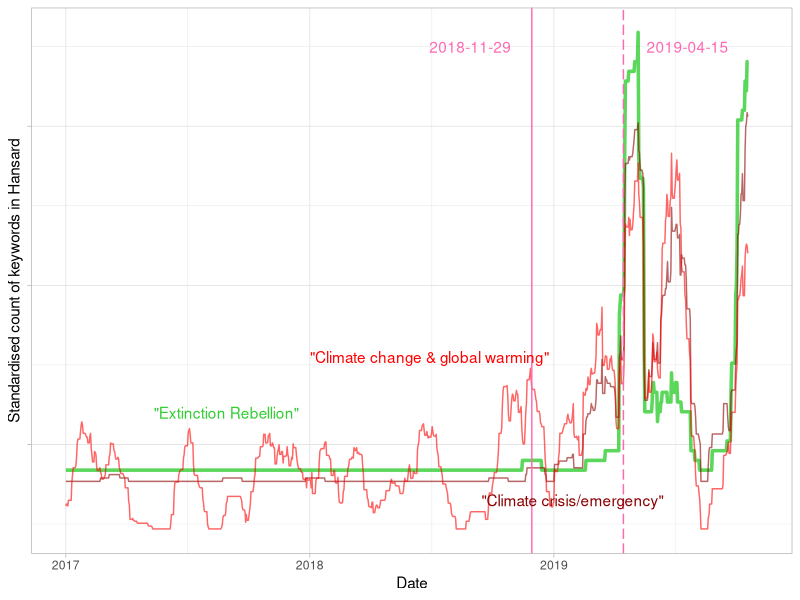
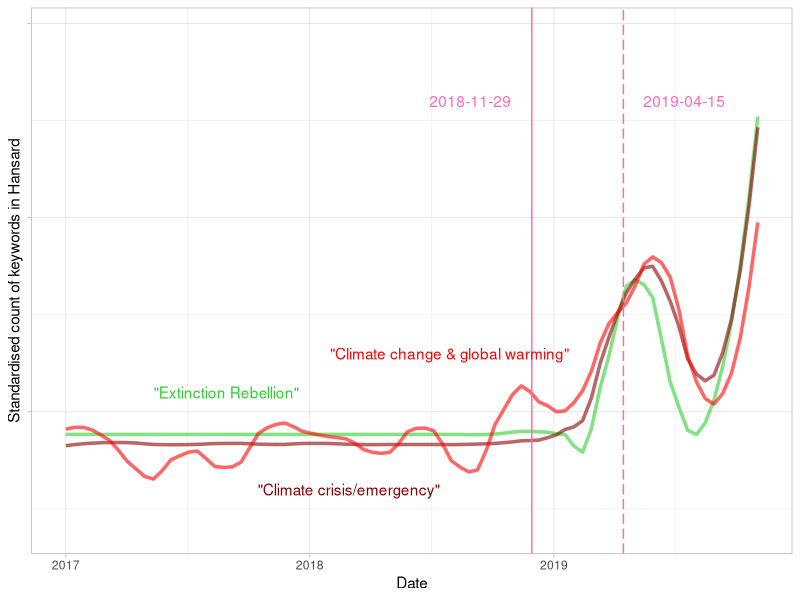
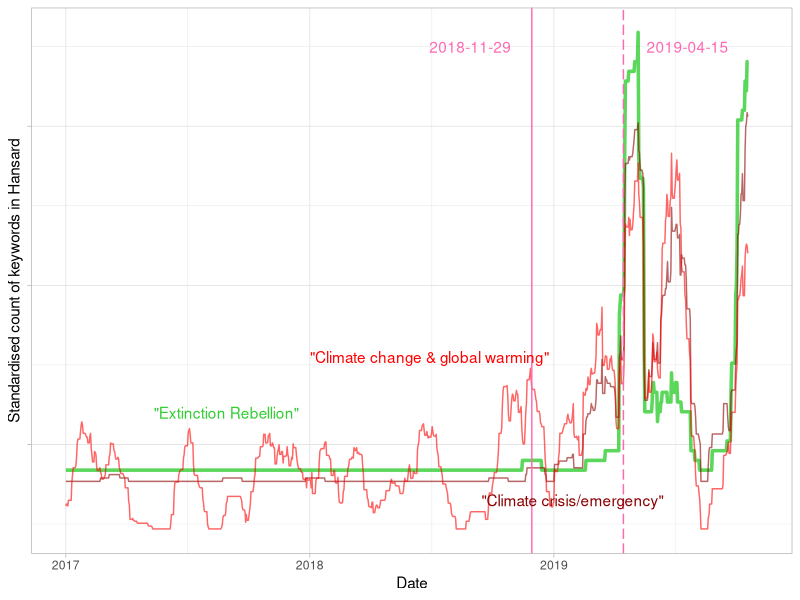
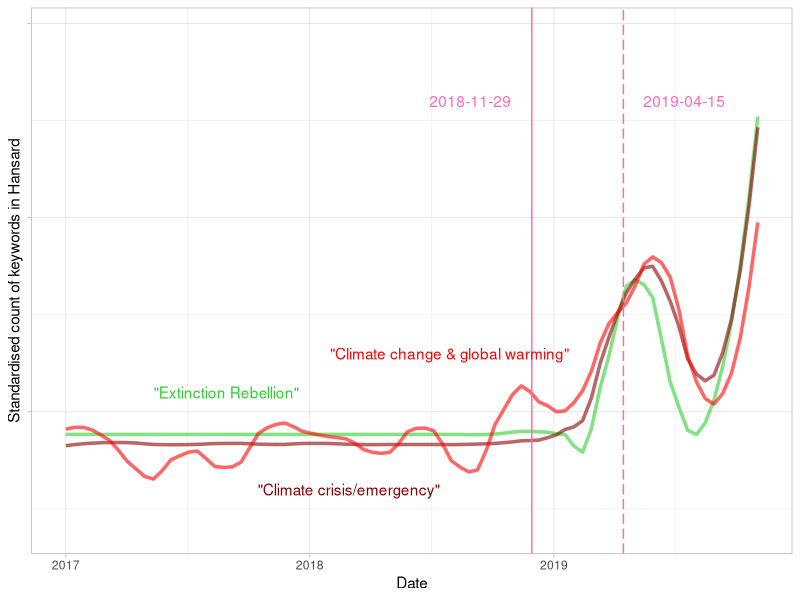

Write R code to recreate these figures, in order. (Note: this script raises an error after producing the figures.)
library(ggplot2)
library(ggthemes)
library(tidyverse)
library(readr)
library(forecast)
library(magrittr)

# Moving average
ma_month <- function(x, n = 29){stats::filter(x, rep(1 / n, n), sides = 2)}
ma_2week <- function(x, n = 13){stats::filter(x, rep(1 / n, n), sides = 2)}

# Import (manual muahaha!)
d1 <- read_csv("extinction_rebellion.js.csv")
d2 <- read_csv("climate_change.js.csv")
d3 <- read_csv("climate_crisis.js.csv")
d4 <- read_csv("citizens_assembly.js.csv")
d5 <- read_csv("global_warming.js.csv")
d6 <- read_csv("climate_emergency.js.csv")

# Full join, could be done much better
hansard <- full_join(d1, d2, by = "Date")
hansard <- full_join(hansard, d3, by = "Date")
hansard <- full_join(hansard, d4, by = "Date")
hansard <- full_join(hansard, d5, by = "Date")
hansard <- full_join(hansard, d6, by = "Date")


# ORDER, ORDER! (Order matters)
colnames(hansard) <- c("Date", 
                       "extinction_rebellion", "climate_change", "climate_crisis", 
                       "citizens_assembly", "global_warming", "climate_emergency")
hansard <- hansard[order(hansard$Date), ] # sort by Date

# Fill in missing days just to be save
hansard <- hansard %>%
  mutate(Date = as.Date(Date)) %>%
  complete(Date = seq.Date(min(Date), max(Date), by="day"))

hansard$Date <- as.POSIXct(hansard$Date)
hansard[is.na(hansard)] <- 0 # replace all NAs with zeros


# Add keywords together
hansard$climate_alarm <- hansard$climate_crisis + hansard$climate_emergency 
hansard$global_heating <- hansard$climate_change + hansard$global_warming

# Smooth the lines
hansard_smooth <- lapply(hansard[,-1], ma_month) %>% as.data.frame()
hansard_smooth$Date <- as.POSIXct(hansard$Date)

# Set start date
hansard_smooth_2017 <- filter(hansard_smooth, Date >= as.POSIXct("2017-01-01"))
hansard_2017 <- filter(hansard, Date >= as.POSIXct("2017-01-01"))


# Simple MA plot
ggplot(data = hansard_smooth_2017) + 
  geom_line(aes(Date, scale(extinction_rebellion)), color = "limegreen", size = 1.2, alpha = 0.8) +
  geom_line(aes(Date, scale(climate_alarm)), color = "red4", alpha = 0.6) +
  geom_line(aes(Date, scale(global_heating)), color = "red", alpha = 0.6) +
  geom_vline(xintercept = as.POSIXct("2018-11-29"), color = "hotpink") +
  geom_vline(xintercept = as.POSIXct("2019-04-15"), color = "hotpink", linetype = "longdash") +
  ylab("Standardised count of keywords in Hansard") +
  theme_light() +  
  theme(axis.text.y = element_blank()) +
  annotate(label = '"Extinction Rebellion"', "text", x = as.POSIXct("2017-08-29"), y = 0.4, color = "limegreen") +
  annotate(label = '"Climate crisis/emergency"', "text", x = as.POSIXct("2019-01-29"), y = -0.7, color = "red4") +
  annotate(label = '"Climate change & global warming"', "text", x = as.POSIXct("2018-06-29"), y = 1.1, color = "red") +
  annotate(label = "2018-11-29", "text", x = as.POSIXct("2018-08-29"), y = 5, color = "hotpink") +
  annotate(label = "2019-04-15", "text", x = as.POSIXct("2019-07-20"), y = 5, color = "hotpink")


ggsave("hansard-extinction-rebellion.pdf", width = 6, height = 4, device = "pdf")
  


# With LOESS smoothing function
span = 0.2
ggplot(data = hansard_2017) + 
  geom_line(aes(Date, scale(extinction_rebellion)), color = "limegreen", size = 1.2, alpha = 0.6, stat = "smooth", span = span, method = "loess") +
  geom_line(aes(Date, scale(climate_alarm)), color = "red4", size = 1.2, alpha = 0.6, stat = "smooth", span = span, method = "loess") +
  geom_line(aes(Date, scale(global_heating)), color = "red", size = 1.2, alpha = 0.6, stat = "smooth", span = span, method = "loess") +
  geom_vline(xintercept = as.POSIXct("2018-11-29"), color = "hotpink") +
  geom_vline(xintercept = as.POSIXct("2019-04-15"), color = "hotpink", linetype = "longdash") +
  ylab("Standardised count of keywords in Hansard") +
  theme_light() +  
  theme(axis.text.y = element_blank()) +
  annotate(label = '"Extinction Rebellion"', "text", x = as.POSIXct("2017-08-29"), y = 0.1, color = "limegreen") +
  annotate(label = '"Climate crisis/emergency"', "text", x = as.POSIXct("2018-02-28"), y = -0.4, color = "red4") +
  annotate(label = '"Climate change & global warming"', "text", x = as.POSIXct("2018-07-29"), y = 0.3, color = "red") +
  annotate(label = "2018-11-29", "text", x = as.POSIXct("2018-08-29"), y = 1.6, color = "hotpink") +
  annotate(label = "2019-04-15", "text", x = as.POSIXct("2019-07-15"), y = 1.6, color = "hotpink")

ggsave("hansard-extinction-rebellion-fancy.pdf", width = 6, height = 4, device = "pdf")

#------ Other Stuff -----


# Simple plot
ggplot(data = hansard) + 
  geom_line(aes(date, extinction_rebellion), color = "red") + 
  geom_line(aes(date, climate_change), color = "darkgreen") +
  geom_vline(xintercept = as.POSIXct("2018-11-29"), size = 1.5, color = "limegreen") +
  theme_economist()


cor(hansard[, -1], use = "pairwise") %>% heatmap
cor(hansard_smooth[, -7], use = "pairwise") %>% heatmap

cor(hansard_smooth[, -7], use = "pairwise")
